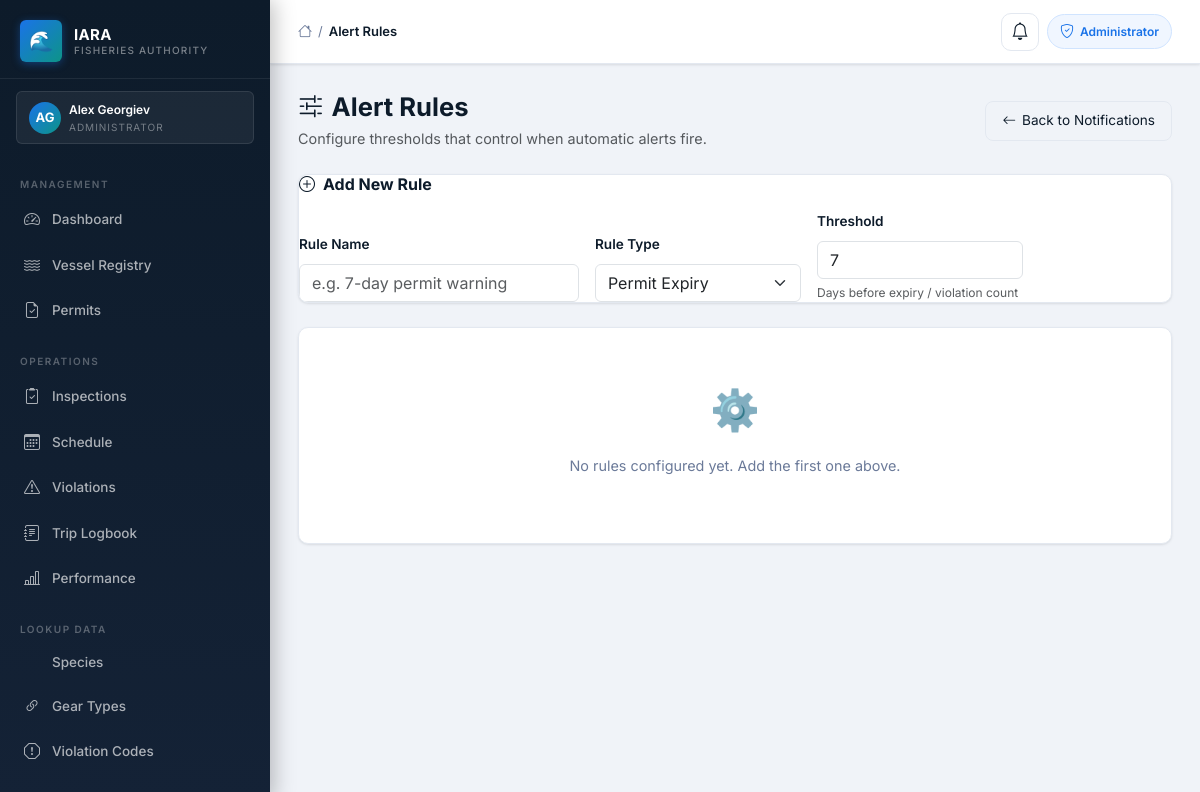
The page /alerts/rules (signed in) on the database its author committed.
### iara_app/models.py (models this page shows, shortened)
class User(UserMixin, db.Model):
    __tablename__ = "users"
    id = db.Column(db.Integer, primary_key=True)
    first_name = db.Column(db.String(50), nullable=False)
    last_name = db.Column(db.String(50), nullable=False)
    email = db.Column(db.String(120), unique=True, nullable=False)
    phone = db.Column(db.String(20), nullable=False)
    role = db.Column(db.String(50), nullable=False)
    password_hash = db.Column(db.String(128), nullable=False)
    vessel_registration = db.Column(db.String(50))
    fishing_permit_number = db.Column(db.String(50))
    inspector_id = db.Column(db.Integer, db.ForeignKey("users.id"), nullable=True)
    id_number = db.Column(db.String(50))
    age_category = db.Column(db.String(20))
    created_at = db.Column(db.DateTime, default=datetime.utcnow)
    is_active = db.Column(db.Boolean, default=True)
    reset_token       = db.Column(db.String(100), nullable=True)
    reset_token_expiry = db.Column(db.DateTime, nullable=True)
    failed_logins   = db.Column(db.Integer, default=0)
    locked_until    = db.Column(db.DateTime, nullable=True)
    inspections = db.relationship("Inspection", foreign_keys="Inspection.inspector_id", backref="inspector", lazy=True)
    scheduled_inspections = db.relationship("ScheduledInspection", foreign_keys="ScheduledInspection.inspector_id", backref="assigned_inspector", lazy=True)
    created_scheduled_inspections = db.relationship("ScheduledInspection", foreign_keys="ScheduledInspection.created_by_id", backref="created_by_user", lazy=True)
    audit_logs = db.relationship("AuditLog", foreign_keys="AuditLog.user_id", backref="user", lazy=True)
    alerts = db.relationship("Alert", foreign_keys="Alert.user_id", backref="recipient", lazy=True)

### iara_app/routes/alerts.py (the view, shortened to what this page needs)
@bp.route("/rules", methods=["GET", "POST"])
@login_required
def alert_rules():
    if current_user.role != "administrator":
        abort(403)
    rules = AlertRule.query.order_by(AlertRule.created_at.desc()).all()
    return render_template(
        "alerts/alert_rules.html",
        title="Alert Rules",
        rules=rules,
        rule_type_choices=RULE_TYPE_CHOICES,
    )

### iara_app/templates/alerts/alert_rules.html (shortened to what this page needs)
{% extends "layout/base.html" %}
{% block content %}
<div class="d-flex align-items-center justify-content-between mb-4">
  <div>
    <h1 class="fw-bold mb-1" style="font-size:1.6rem;">
      <i class="bi bi-sliders2 me-2" style="color:var(--accent-primary);"></i>Alert Rules
    </h1>
    <p class="text-muted mb-0" style="font-size:.9rem;">
      Configure thresholds that control when automatic alerts fire.
    </p>
  </div>
  <a href="{{ url_for('alerts.notification_center') }}"
     style="display:inline-flex;align-items:center;gap:6px;padding:8px 16px;background:var(--surface-card);border:1px solid var(--border-color);border-radius:8px;text-decoration:none;color:var(--text-primary);font-size:.85rem;">
    <i class="bi bi-arrow-left"></i>Back to Notifications
  </a>
</div>
<div class="iara-card mb-4">
  <h2 style="font-size:1rem;font-weight:700;margin-bottom:16px;color:var(--text-primary);">
    <i class="bi bi-plus-circle me-2" style="color:var(--accent-primary);"></i>Add New Rule
  </h2>
  <form method="post" action="{{ url_for('alerts.alert_rules') }}">
    <div class="row g-3 align-items-end">
      <div class="col-md-4">
        <label class="form-label fw-semibold" style="font-size:.85rem;">Rule Name</label>
        <input type="text" name="name" class="form-control" placeholder="e.g. 7-day permit warning" required>
      </div>
      <div class="col-md-3">
        <label class="form-label fw-semibold" style="font-size:.85rem;">Rule Type</label>
        <select name="rule_type" class="form-select">
          {% for val, label in rule_type_choices %}
          <option value="{{ val }}">{{ label }}</option>
          {% endfor %}
        </select>
      </div>
      <div class="col-md-3">
        <label class="form-label fw-semibold" style="font-size:.85rem;">Threshold</label>
        <input type="number" name="threshold" class="form-control" value="7" min="0" max="999">
        <div class="form-text" style="font-size:.75rem;">Days before expiry / violation count</div>
      </div>
      <div class="col-md-2">
        <button type="submit"
          style="width:100%;padding:9px;background:var(--accent-primary);color:#fff;border:none;border-radius:8px;font-weight:600;cursor:pointer;font-size:.875rem;">
          <i class="bi bi-plus me-1"></i>Add Rule
        </button>
      </div>
    </div>
  </form>
</div>
<div class="iara-card" style="padding:0;overflow:hidden;">
  {% if rules %}
  <table class="table mb-0" style="font-size:.875rem;">
    <thead style="background:var(--surface-hover,#f8fafc);">
      <tr>
        <th style="padding:14px 20px;font-weight:600;color:var(--text-secondary);border:none;">Rule Name</th>
        <th style="padding:14px 16px;font-weight:600;color:var(--text-secondary);border:none;">Type</th>
        <th style="padding:14px 16px;font-weight:600;color:var(--text-secondary);border:none;">Threshold</th>
        <th style="padding:14px 16px;font-weight:600;color:var(--text-secondary);border:none;">Status</th>
        <th style="padding:14px 16px;font-weight:600;color:var(--text-secondary);border:none;">Created</th>
        <th style="padding:14px 16px;font-weight:600;color:var(--text-secondary);border:none;">Actions</th>
      </tr>
    </thead>
    <tbody>
      {% for rule in rules %}
      <tr style="border-top:1px solid var(--border-color);">
        <td style="padding:14px 20px;font-weight:600;color:var(--text-primary);">{{ rule.name }}</td>
        <td style="padding:14px 16px;">
          {% if rule.rule_type == 'permit_expiry' %}
            <span class="badge" style="background:#eff6ff;color:#1d4ed8;">Permit Expiry</span>
          {% elif rule.rule_type == 'high_risk' %}
            <span class="badge" style="background:#fef2f2;color:#991b1b;">High Risk</span>
          {% else %}
            <span class="badge" style="background:#fefce8;color:#854d0e;">Unusual Activity</span>
          {% endif %}
        </td>
        <td style="padding:14px 16px;color:var(--text-primary);">{{ rule.threshold }}</td>
        <td style="padding:14px 16px;">
          {% if rule.is_enabled %}
            <span class="badge" style="background:#dcfce7;color:#166534;">Enabled</span>
          {% else %}
            <span class="badge" style="background:#f1f5f9;color:#64748b;">Disabled</span>
          {% endif %}
        </td>
        <td style="padding:14px 16px;color:var(--text-secondary);">
          {{ rule.created_at.strftime('%d %b %Y') if rule.created_at else '—' }}
        </td>
        <td style="padding:14px 16px;">
          <div class="d-flex gap-2">
            <form method="post" action="{{ url_for('alerts.toggle_rule', rule_id=rule.id) }}">
              <input type="hidden" name="csrf_token" value="{{ csrf_token() }}">
              <button type="submit"
                style="border:1px solid var(--border-color);background:{% if rule.is_enabled %}#fef2f2{% else %}#f0fdf4{% endif %};border-radius:6px;padding:4px 10px;font-size:.78rem;cursor:pointer;color:{% if rule.is_enabled %}#991b1b{% else %}#166534{% endif %};">
                {% if rule.is_enabled %}<i class="bi bi-pause-fill me-1"></i>Disable{% else %}<i class="bi bi-play-fill me-1"></i>Enable{% endif %}
              </button>
            </form>
            <form method="post" action="{{ url_for('alerts.alert_rules') }}"
              onsubmit="return confirm('Delete rule \'{{ rule.name }}\'?');">
              <input type="hidden" name="csrf_token" value="{{ csrf_token() }}">
              <input type="hidden" name="action" value="delete">
              <input type="hidden" name="rule_id" value="{{ rule.id }}">
              <button type="submit"
                style="border:1px solid #fca5a5;background:#fef2f2;border-radius:6px;padding:4px 10px;font-size:.78rem;cursor:pointer;color:#991b1b;">
                <i class="bi bi-trash"></i>
              </button>
            </form>
          </div>
        </td>
      </tr>
      {% endfor %}
    </tbody>
  </table>
  {% else %}
  <div style="text-align:center;padding:50px 20px;">
    <div style="font-size:2.5rem;margin-bottom:12px;">⚙️</div>
    <p style="color:var(--text-secondary);font-size:.9rem;">No rules configured yet. Add the first one above.</p>
  </div>
  {% endif %}
</div>
{% endblock %}

### iara_app/templates/layout/base.html (shortened to what this page needs)
<!DOCTYPE html>
<html lang="en">
<head>
  <link href="https://cdn.jsdelivr.net/npm/bootstrap@5.3.2/dist/css/bootstrap.min.css" rel="stylesheet">
  <link rel="stylesheet" href="https://cdn.jsdelivr.net/npm/bootstrap-icons@1.11.3/font/bootstrap-icons.min.css">
  <link rel="stylesheet" href="{{ url_for('static', filename='css/iara_theme.css') }}">
</head>
<body>
  {% if current_user.is_authenticated %}
  <aside class="iara-sidebar">
    <a class="sidebar-brand" href="#">
      <div class="sidebar-brand-icon">🌊</div>
      <div class="sidebar-brand-text">
        <div class="sidebar-brand-name">IARA</div>
        <div class="sidebar-brand-sub">Fisheries Authority</div>
      </div>
    </a>
    <div class="sidebar-role-banner">
      <div class="sidebar-role-avatar">
        {{ current_user.first_name[0]|upper }}{{ current_user.last_name[0]|upper }}
      </div>
      <div>
        <div class="sidebar-role-name">{{ current_user.first_name }} {{ current_user.last_name }}</div>
        <div class="sidebar-role-label">
          {% if current_user.role == "administrator" %}Administrator
          {% elif current_user.role == "inspector" %}Inspector
          {% elif current_user.role == "fisherman" %}Fisherman
          {% else %}Amateur Fisher{% endif %}
        </div>
      </div>
    </div>
    <nav class="sidebar-nav">
      {% if current_user.role == "administrator" %}
      <div class="sidebar-section-label">Management</div>
      <a href="{{ url_for('admin.admin_dashboard') }}"
        class="sidebar-link {% if request.endpoint == 'admin.admin_dashboard' %}active{% endif %}">
        <i class="bi bi-speedometer2"></i> Dashboard
      </a>
      <a href="{{ url_for('admin.vessels') }}"
        class="sidebar-link {% if 'vessel' in request.endpoint %}active{% endif %}">
        <i class="bi bi-water"></i> Vessel Registry
      </a>
      <a href="{{ url_for('admin.permits') }}"
        class="sidebar-link ">
        <i class="bi bi-file-earmark-check"></i> Permits
      </a>
      <div class="sidebar-section-label" style="margin-top:8px;">Operations</div>
      <a href="{{ url_for('admin.admin_inspections') }}"
        class="sidebar-link {% if 'inspection' in request.endpoint and 'schedule' not in request.endpoint %}active{% endif %}">
        <i class="bi bi-clipboard2-check"></i> Inspections
      </a>
      <a href="{{ url_for('admin.schedule_list') }}"
        class="sidebar-link {% if 'schedule' in request.endpoint %}active{% endif %}">
        <i class="bi bi-calendar3"></i> Schedule
      </a>
      <a href="{{ url_for('admin.admin_violations') }}"
        class="sidebar-link {% if 'violation' in request.endpoint %}active{% endif %}">
        <i class="bi bi-exclamation-triangle"></i> Violations
      </a>
      <a href="{{ url_for('trips.trips_list') }}"
        class="sidebar-link {% if 'trips' in request.endpoint %}active{% endif %}">
        <i class="bi bi-journal-text"></i> Trip Logbook
      </a>
      <a href="{{ url_for('admin.admin_inspector_performance') }}"
        class="sidebar-link {% if 'performance' in request.endpoint %}active{% endif %}">
        <i class="bi bi-bar-chart-line"></i> Performance
      </a>
      <div class="sidebar-section-label" style="margin-top:8px;">Lookup Data</div>
      <a href="{{ url_for('lookup.species_list') }}"
        class="sidebar-link {% if 'species' in request.endpoint %}active{% endif %}">
         Species
      </a>
      <a href="{{ url_for('lookup.gear_list') }}"
        class="sidebar-link {% if 'gear' in request.endpoint %}active{% endif %}">
        <i class="bi bi-link-45deg"></i> Gear Types
      </a>
      <a href="{{ url_for('lookup.violation_codes_list') }}"
        class="sidebar-link {% if 'violation_code' in request.endpoint %}active{% endif %}">
        <i class="bi bi-exclamation-octagon"></i> Violation Codes
      </a>
      <div class="sidebar-section-label" style="margin-top:8px;">System</div>
      {% endif %}
    </nav>
  </aside>
  {% endif %}
  <div class="iara-main" {% if not current_user.is_authenticated %}style="margin-left:0;" {% endif %}>
    <header class="iara-topbar">
      <div class="topbar-breadcrumb">
        <i class="bi bi-house" style="color:var(--text-secondary);font-size:14px;"></i>
        <span class="bc-sep">/</span>
        <span class="bc-current">{{ title if title else "Dashboard" }}</span>
      </div>
      <div class="topbar-actions">
        {% if current_user.is_authenticated %}
        <a href="{{ url_for('alerts.notification_center') }}"
           id="notif-bell-btn"
           style="position:relative;display:inline-flex;align-items:center;justify-content:center;width:38px;height:38px;background:var(--surface-card);border:1px solid var(--border-color);border-radius:10px;text-decoration:none;color:var(--text-primary);transition:background .15s;"
           title="Notifications">
          <i class="bi bi-bell" style="font-size:1.1rem;"></i>
        </a>
        {% if current_user.role == "administrator" %}
        <span class="topbar-badge">
          <i class="bi bi-shield-check"></i> Administrator
        </span>
        {% elif current_user.role == "inspector" %}
        <span class="topbar-badge" style="background:#eff6ff;border-color:#bfdbfe;color:#1d4ed8;">
          <i class="bi bi-clipboard2-check"></i> Inspector
        </span>
        {% elif current_user.role == "fisherman" %}
        <span class="topbar-badge" style="background:#f0fdf4;border-color:#bbf7d0;color:#15803d;">
          <i class="bi bi-water"></i> Fisherman
        </span>
        {% else %}
        <span class="topbar-badge" style="background:#fffbeb;border-color:#fde68a;color:#b45309;">
          <i class="bi bi-person"></i> Amateur
        </span>
        {% endif %}
        {% endif %}
      </div>
    </header>
    <main class="iara-content">
      {% block content %}{% endblock %}
    </main>
  </div>
</body>
</html>

### rows shown on the page
User: first_name "A", last_name "G", first_name "Alex", last_name "Georgiev"

### other values the page prints
{{ title if title else "Dashboard" }} "Alert Rules"
form field rule_type "Permit Expiry"
